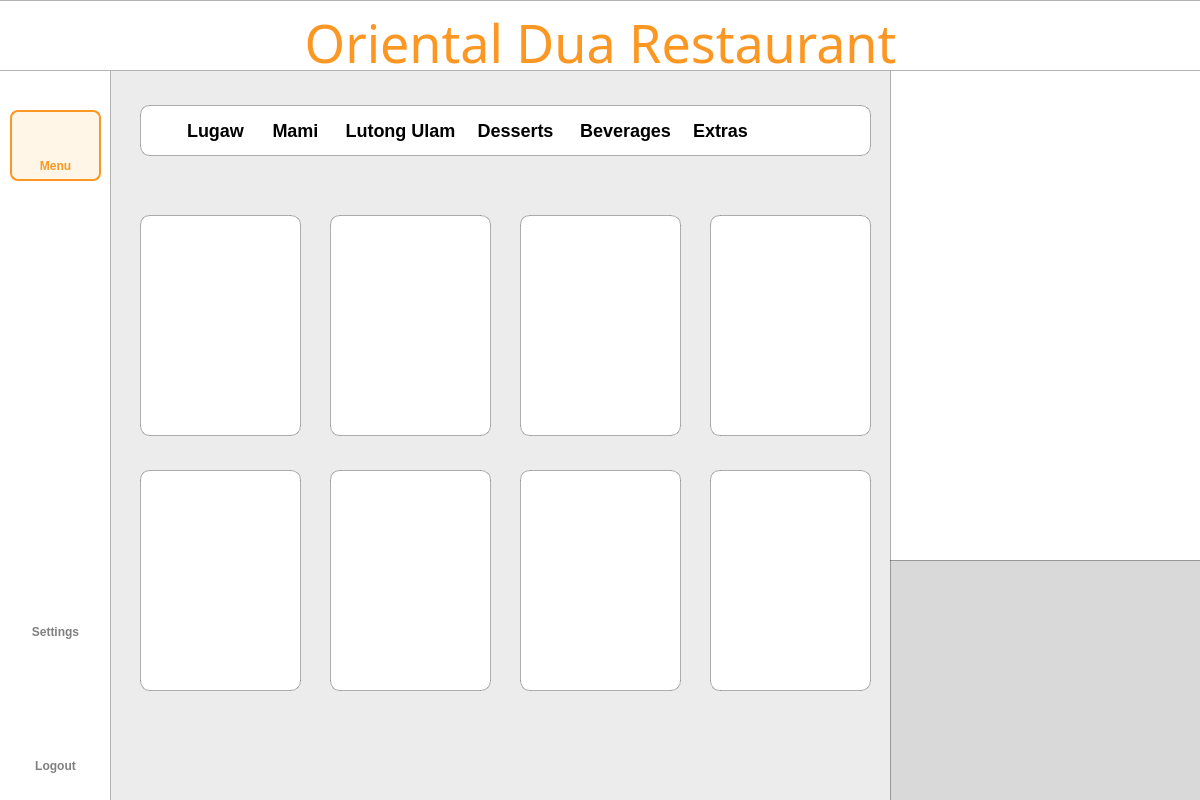
<?xml version="1.0" encoding="UTF-8"?>
<ui version="4.0">
 <class>Dialog</class>
 <widget class="QDialog" name="Dialog">
  <property name="geometry">
   <rect>
    <x>0</x>
    <y>0</y>
    <width>1200</width>
    <height>800</height>
   </rect>
  </property>
  <property name="windowTitle">
   <string>Dialog</string>
  </property>
  <widget class="QWidget" name="bgwidget" native="true">
   <property name="geometry">
    <rect>
     <x>0</x>
     <y>0</y>
     <width>1211</width>
     <height>801</height>
    </rect>
   </property>
   <property name="layoutDirection">
    <enum>Qt::LeftToRight</enum>
   </property>
   <property name="styleSheet">
    <string notr="true">QWidget#bgwidget{background-color: rgb(236, 236, 236);}

</string>
   </property>
   <widget class="QLabel" name="sidebar">
    <property name="geometry">
     <rect>
      <x>-10</x>
      <y>-30</y>
      <width>121</width>
      <height>891</height>
     </rect>
    </property>
    <property name="styleSheet">
     <string notr="true">background-color: rgb(255, 255, 255);
border: 1px solid rgba(0, 0, 0, 0.3);  </string>
    </property>
    <property name="text">
     <string/>
    </property>
   </widget>
   <widget class="QLabel" name="titlebar">
    <property name="geometry">
     <rect>
      <x>-2</x>
      <y>0</y>
      <width>1204</width>
      <height>71</height>
     </rect>
    </property>
    <property name="styleSheet">
     <string notr="true">background-color: rgb(255, 255, 255);
border: 1px solid rgba(0, 0, 0, 0.3);  </string>
    </property>
    <property name="text">
     <string/>
    </property>
   </widget>
   <widget class="QLabel" name="whitebg">
    <property name="geometry">
     <rect>
      <x>140</x>
      <y>105</y>
      <width>731</width>
      <height>51</height>
     </rect>
    </property>
    <property name="styleSheet">
     <string notr="true">background-color: rgb(255, 255, 255);
border: 1px solid rgba(0, 0, 0, 0.3);  
border-radius: 10px;  </string>
    </property>
    <property name="text">
     <string/>
    </property>
   </widget>
   <widget class="QLabel" name="title">
    <property name="geometry">
     <rect>
      <x>0</x>
      <y>10</y>
      <width>1201</width>
      <height>71</height>
     </rect>
    </property>
    <property name="styleSheet">
     <string notr="true">QLabel#title{
	color: #FB9722;
    font-family: Sacramento;
    font-size: 52px;
    font-weight: 400;
    padding-bottom: 5px;
    text-align: center;
}</string>
    </property>
    <property name="text">
     <string>Oriental Dua Restaurant</string>
    </property>
    <property name="alignment">
     <set>Qt::AlignCenter</set>
    </property>
    <property name="wordWrap">
     <bool>true</bool>
    </property>
   </widget>
   <widget class="QLabel" name="userlistlabel">
    <property name="geometry">
     <rect>
      <x>180</x>
      <y>115</y>
      <width>71</width>
      <height>30</height>
     </rect>
    </property>
    <property name="styleSheet">
     <string notr="true">QLabel{
    color: #000000;
    font-family: 'Inter';
    font-size: 18px;
    font-weight: 500;
}</string>
    </property>
    <property name="text">
     <string>Lugaw</string>
    </property>
    <property name="alignment">
     <set>Qt::AlignCenter</set>
    </property>
   </widget>
   <widget class="QLabel" name="whitebg_2">
    <property name="geometry">
     <rect>
      <x>140</x>
      <y>215</y>
      <width>161</width>
      <height>221</height>
     </rect>
    </property>
    <property name="styleSheet">
     <string notr="true">background-color: rgb(255, 255, 255);
border: 1px solid rgba(0, 0, 0, 0.3);  
border-radius: 10px;  </string>
    </property>
    <property name="text">
     <string/>
    </property>
   </widget>
   <widget class="QLabel" name="whitebg_3">
    <property name="geometry">
     <rect>
      <x>330</x>
      <y>215</y>
      <width>161</width>
      <height>221</height>
     </rect>
    </property>
    <property name="styleSheet">
     <string notr="true">background-color: rgb(255, 255, 255);
border: 1px solid rgba(0, 0, 0, 0.3);  
border-radius: 10px;  </string>
    </property>
    <property name="text">
     <string/>
    </property>
   </widget>
   <widget class="QLabel" name="whitebg_4">
    <property name="geometry">
     <rect>
      <x>520</x>
      <y>215</y>
      <width>161</width>
      <height>221</height>
     </rect>
    </property>
    <property name="styleSheet">
     <string notr="true">background-color: rgb(255, 255, 255);
border: 1px solid rgba(0, 0, 0, 0.3);  
border-radius: 10px;  </string>
    </property>
    <property name="text">
     <string/>
    </property>
   </widget>
   <widget class="QLabel" name="whitebg_6">
    <property name="geometry">
     <rect>
      <x>710</x>
      <y>215</y>
      <width>161</width>
      <height>221</height>
     </rect>
    </property>
    <property name="styleSheet">
     <string notr="true">background-color: rgb(255, 255, 255);
border: 1px solid rgba(0, 0, 0, 0.3);  
border-radius: 10px;  </string>
    </property>
    <property name="text">
     <string/>
    </property>
   </widget>
   <widget class="QLabel" name="whitebg_5">
    <property name="geometry">
     <rect>
      <x>140</x>
      <y>470</y>
      <width>161</width>
      <height>221</height>
     </rect>
    </property>
    <property name="styleSheet">
     <string notr="true">background-color: rgb(255, 255, 255);
border: 1px solid rgba(0, 0, 0, 0.3);  
border-radius: 10px;  </string>
    </property>
    <property name="text">
     <string/>
    </property>
   </widget>
   <widget class="QLabel" name="whitebg_7">
    <property name="geometry">
     <rect>
      <x>330</x>
      <y>470</y>
      <width>161</width>
      <height>221</height>
     </rect>
    </property>
    <property name="styleSheet">
     <string notr="true">background-color: rgb(255, 255, 255);
border: 1px solid rgba(0, 0, 0, 0.3);  
border-radius: 10px;  </string>
    </property>
    <property name="text">
     <string/>
    </property>
   </widget>
   <widget class="QLabel" name="whitebg_8">
    <property name="geometry">
     <rect>
      <x>520</x>
      <y>470</y>
      <width>161</width>
      <height>221</height>
     </rect>
    </property>
    <property name="styleSheet">
     <string notr="true">background-color: rgb(255, 255, 255);
border: 1px solid rgba(0, 0, 0, 0.3);  
border-radius: 10px;  </string>
    </property>
    <property name="text">
     <string/>
    </property>
   </widget>
   <widget class="QLabel" name="whitebg_9">
    <property name="geometry">
     <rect>
      <x>710</x>
      <y>470</y>
      <width>161</width>
      <height>221</height>
     </rect>
    </property>
    <property name="styleSheet">
     <string notr="true">background-color: rgb(255, 255, 255);
border: 1px solid rgba(0, 0, 0, 0.3);  
border-radius: 10px;  </string>
    </property>
    <property name="text">
     <string/>
    </property>
   </widget>
   <widget class="QLabel" name="whitebg_10">
    <property name="geometry">
     <rect>
      <x>890</x>
      <y>50</y>
      <width>311</width>
      <height>761</height>
     </rect>
    </property>
    <property name="styleSheet">
     <string notr="true">background-color: rgb(255, 255, 255);
border: 1px solid rgba(0, 0, 0, 0.3);  
border-radius: 10px;  </string>
    </property>
    <property name="text">
     <string/>
    </property>
   </widget>
   <widget class="QLabel" name="whitebg_11">
    <property name="geometry">
     <rect>
      <x>890</x>
      <y>560</y>
      <width>311</width>
      <height>261</height>
     </rect>
    </property>
    <property name="styleSheet">
     <string notr="true">background-color:#D9D9D9;
border: 1px solid rgba(0, 0, 0, 0.3);  
</string>
    </property>
    <property name="text">
     <string/>
    </property>
   </widget>
   <widget class="QLabel" name="userlistlabel_2">
    <property name="geometry">
     <rect>
      <x>260</x>
      <y>115</y>
      <width>71</width>
      <height>30</height>
     </rect>
    </property>
    <property name="styleSheet">
     <string notr="true">QLabel{
    color: #000000;
    font-family: 'Inter';
    font-size: 18px;
    font-weight: 500;
}</string>
    </property>
    <property name="text">
     <string>Mami</string>
    </property>
    <property name="alignment">
     <set>Qt::AlignCenter</set>
    </property>
   </widget>
   <widget class="QLabel" name="userlistlabel_3">
    <property name="geometry">
     <rect>
      <x>340</x>
      <y>115</y>
      <width>121</width>
      <height>30</height>
     </rect>
    </property>
    <property name="styleSheet">
     <string notr="true">QLabel{
    color: #000000;
    font-family: 'Inter';
    font-size: 18px;
    font-weight: 500;
}</string>
    </property>
    <property name="text">
     <string>Lutong Ulam</string>
    </property>
    <property name="alignment">
     <set>Qt::AlignCenter</set>
    </property>
   </widget>
   <widget class="QLabel" name="userlistlabel_4">
    <property name="geometry">
     <rect>
      <x>470</x>
      <y>115</y>
      <width>91</width>
      <height>30</height>
     </rect>
    </property>
    <property name="styleSheet">
     <string notr="true">QLabel{
    color: #000000;
    font-family: 'Inter';
    font-size: 18px;
    font-weight: 500;
}</string>
    </property>
    <property name="text">
     <string>Desserts</string>
    </property>
    <property name="alignment">
     <set>Qt::AlignCenter</set>
    </property>
   </widget>
   <widget class="QLabel" name="userlistlabel_5">
    <property name="geometry">
     <rect>
      <x>570</x>
      <y>115</y>
      <width>111</width>
      <height>30</height>
     </rect>
    </property>
    <property name="styleSheet">
     <string notr="true">QLabel{
    color: #000000;
    font-family: 'Inter';
    font-size: 18px;
    font-weight: 500;
}</string>
    </property>
    <property name="text">
     <string>Beverages</string>
    </property>
    <property name="alignment">
     <set>Qt::AlignCenter</set>
    </property>
   </widget>
   <widget class="QLabel" name="userlistlabel_6">
    <property name="geometry">
     <rect>
      <x>680</x>
      <y>115</y>
      <width>81</width>
      <height>30</height>
     </rect>
    </property>
    <property name="styleSheet">
     <string notr="true">QLabel{
    color: #000000;
    font-family: 'Inter';
    font-size: 18px;
    font-weight: 500;
}</string>
    </property>
    <property name="text">
     <string>Extras</string>
    </property>
    <property name="alignment">
     <set>Qt::AlignCenter</set>
    </property>
   </widget>
   <widget class="QPushButton" name="menubtn">
    <property name="geometry">
     <rect>
      <x>10</x>
      <y>150</y>
      <width>91</width>
      <height>31</height>
     </rect>
    </property>
    <property name="styleSheet">
     <string notr="true">QPushButton{
    color: #FB9722;;
    font-family: 'Roboto';
    font-size: 12px;
    font-weight: 500;
	border:none;
}

</string>
    </property>
    <property name="text">
     <string>Menu</string>
    </property>
   </widget>
   <widget class="QLabel" name="menuIcon">
    <property name="geometry">
     <rect>
      <x>40</x>
      <y>120</y>
      <width>30</width>
      <height>30</height>
     </rect>
    </property>
    <property name="minimumSize">
     <size>
      <width>30</width>
      <height>30</height>
     </size>
    </property>
    <property name="maximumSize">
     <size>
      <width>35</width>
      <height>35</height>
     </size>
    </property>
    <property name="styleSheet">
     <string notr="true">QLabel#Pmanagementbtn{
    color: rgba(0,0,0, 0.5);
    font-family: 'Roboto';
    font-size: 11px;
    font-weight: 300;
}</string>
    </property>
    <property name="text">
     <string/>
    </property>
    <property name="pixmap">
     <pixmap resource="../resource.qrc">:/icon/icons/menu2.png</pixmap>
    </property>
    <property name="scaledContents">
     <bool>true</bool>
    </property>
    <property name="alignment">
     <set>Qt::AlignCenter</set>
    </property>
   </widget>
   <widget class="QLabel" name="logoutIcon">
    <property name="geometry">
     <rect>
      <x>38</x>
      <y>715</y>
      <width>35</width>
      <height>35</height>
     </rect>
    </property>
    <property name="minimumSize">
     <size>
      <width>35</width>
      <height>35</height>
     </size>
    </property>
    <property name="maximumSize">
     <size>
      <width>35</width>
      <height>35</height>
     </size>
    </property>
    <property name="styleSheet">
     <string notr="true">QLabel#Pmanagementbtn{
    color: rgba(0,0,0, 0.5);
    font-family: 'Roboto';
    font-size: 11px;
    font-weight: 300;
}</string>
    </property>
    <property name="text">
     <string/>
    </property>
    <property name="pixmap">
     <pixmap resource="../resource.qrc">:/icon/icons/shutdown.png</pixmap>
    </property>
    <property name="scaledContents">
     <bool>true</bool>
    </property>
    <property name="alignment">
     <set>Qt::AlignCenter</set>
    </property>
   </widget>
   <widget class="QPushButton" name="logoutbtn">
    <property name="geometry">
     <rect>
      <x>5</x>
      <y>750</y>
      <width>101</width>
      <height>31</height>
     </rect>
    </property>
    <property name="styleSheet">
     <string notr="true">QPushButton{
    color: rgba(0,0,0, 0.5);
    font-family: 'Roboto';
    font-size: 12px;
    font-weight: 500;
	border:none;
}

QPushButton:hover{
color: #FB9722;
border: 2px solid #FB9722;
border-radius: 8px;
background-color: rgba(255, 167, 25, 0.1);
}</string>
    </property>
    <property name="text">
     <string>Logout</string>
    </property>
   </widget>
   <widget class="QPushButton" name="settingsbtn">
    <property name="geometry">
     <rect>
      <x>5</x>
      <y>616</y>
      <width>101</width>
      <height>31</height>
     </rect>
    </property>
    <property name="styleSheet">
     <string notr="true">QPushButton{
    color: rgba(0,0,0, 0.5);
    font-family: 'Roboto';
    font-size: 12px;
    font-weight: 500;
	border:none;
}

QPushButton:hover{
color: #FB9722;
border: 2px solid #FB9722;
border-radius: 8px;
background-color: rgba(255, 167, 25, 0.1);
}</string>
    </property>
    <property name="text">
     <string>Settings</string>
    </property>
   </widget>
   <widget class="QLabel" name="settingIcon">
    <property name="geometry">
     <rect>
      <x>38</x>
      <y>580</y>
      <width>35</width>
      <height>35</height>
     </rect>
    </property>
    <property name="minimumSize">
     <size>
      <width>35</width>
      <height>35</height>
     </size>
    </property>
    <property name="maximumSize">
     <size>
      <width>35</width>
      <height>35</height>
     </size>
    </property>
    <property name="styleSheet">
     <string notr="true">QLabel#Pmanagementbtn{
    color: rgba(0,0,0, 0.5);
    font-family: 'Roboto';
    font-size: 11px;
    font-weight: 300;
}</string>
    </property>
    <property name="text">
     <string/>
    </property>
    <property name="pixmap">
     <pixmap resource="../resource.qrc">:/icon/icons/settings.png</pixmap>
    </property>
    <property name="scaledContents">
     <bool>true</bool>
    </property>
    <property name="alignment">
     <set>Qt::AlignCenter</set>
    </property>
   </widget>
   <widget class="QLabel" name="label_2">
    <property name="geometry">
     <rect>
      <x>10</x>
      <y>110</y>
      <width>91</width>
      <height>71</height>
     </rect>
    </property>
    <property name="styleSheet">
     <string notr="true">QLabel{
	background-color: rgba(255, 167, 25, 0.1);
	border: 2px solid #FB9722;
	border-radius: 8px;
}</string>
    </property>
    <property name="text">
     <string/>
    </property>
   </widget>
   <zorder>whitebg_10</zorder>
   <zorder>sidebar</zorder>
   <zorder>titlebar</zorder>
   <zorder>whitebg</zorder>
   <zorder>title</zorder>
   <zorder>userlistlabel</zorder>
   <zorder>whitebg_2</zorder>
   <zorder>whitebg_3</zorder>
   <zorder>whitebg_4</zorder>
   <zorder>whitebg_6</zorder>
   <zorder>whitebg_5</zorder>
   <zorder>whitebg_7</zorder>
   <zorder>whitebg_8</zorder>
   <zorder>whitebg_9</zorder>
   <zorder>whitebg_11</zorder>
   <zorder>userlistlabel_2</zorder>
   <zorder>userlistlabel_3</zorder>
   <zorder>userlistlabel_4</zorder>
   <zorder>userlistlabel_5</zorder>
   <zorder>userlistlabel_6</zorder>
   <zorder>logoutIcon</zorder>
   <zorder>logoutbtn</zorder>
   <zorder>settingsbtn</zorder>
   <zorder>settingIcon</zorder>
   <zorder>label_2</zorder>
   <zorder>menuIcon</zorder>
   <zorder>menubtn</zorder>
  </widget>
 </widget>
 <resources>
  <include location="../resource.qrc"/>
 </resources>
 <connections/>
</ui>
